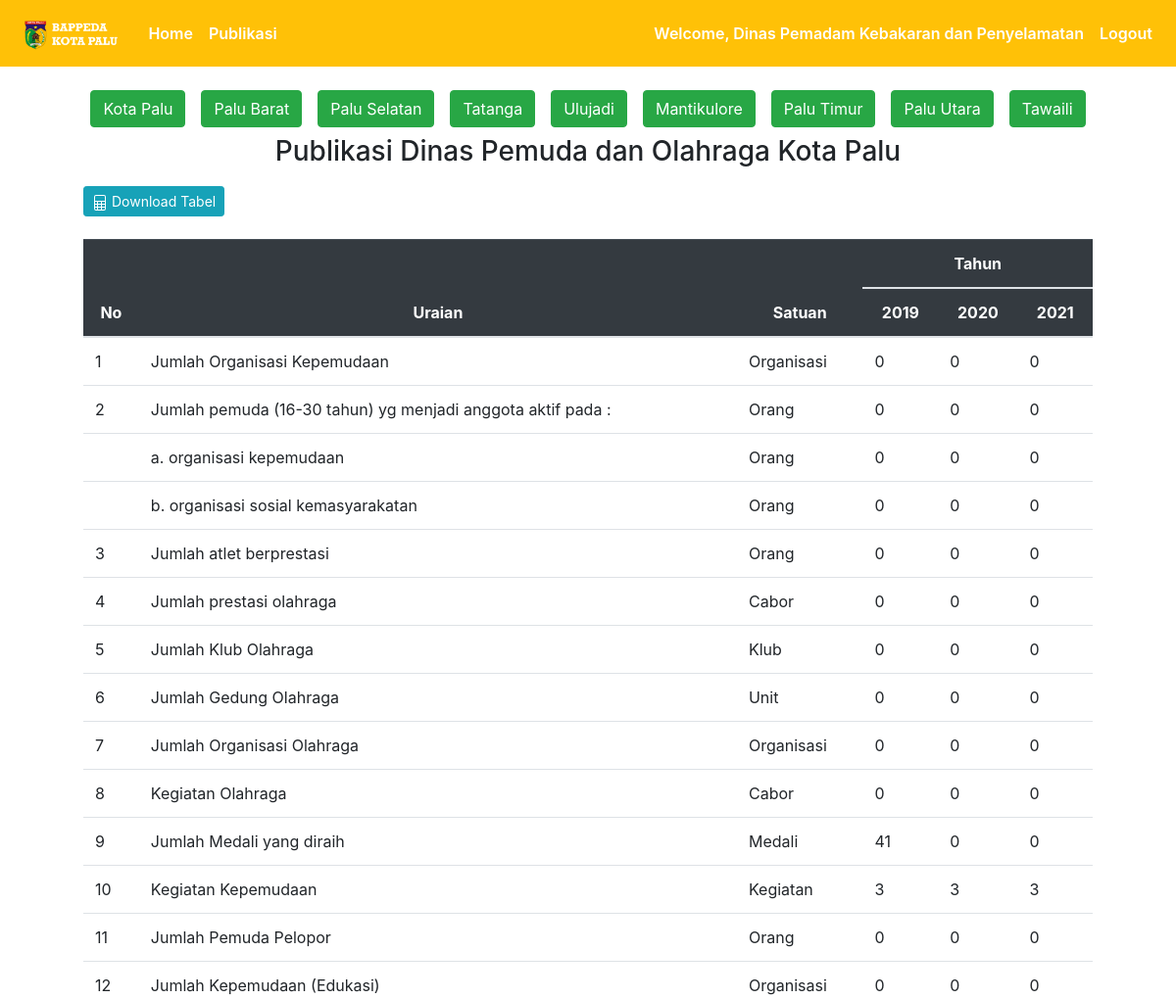
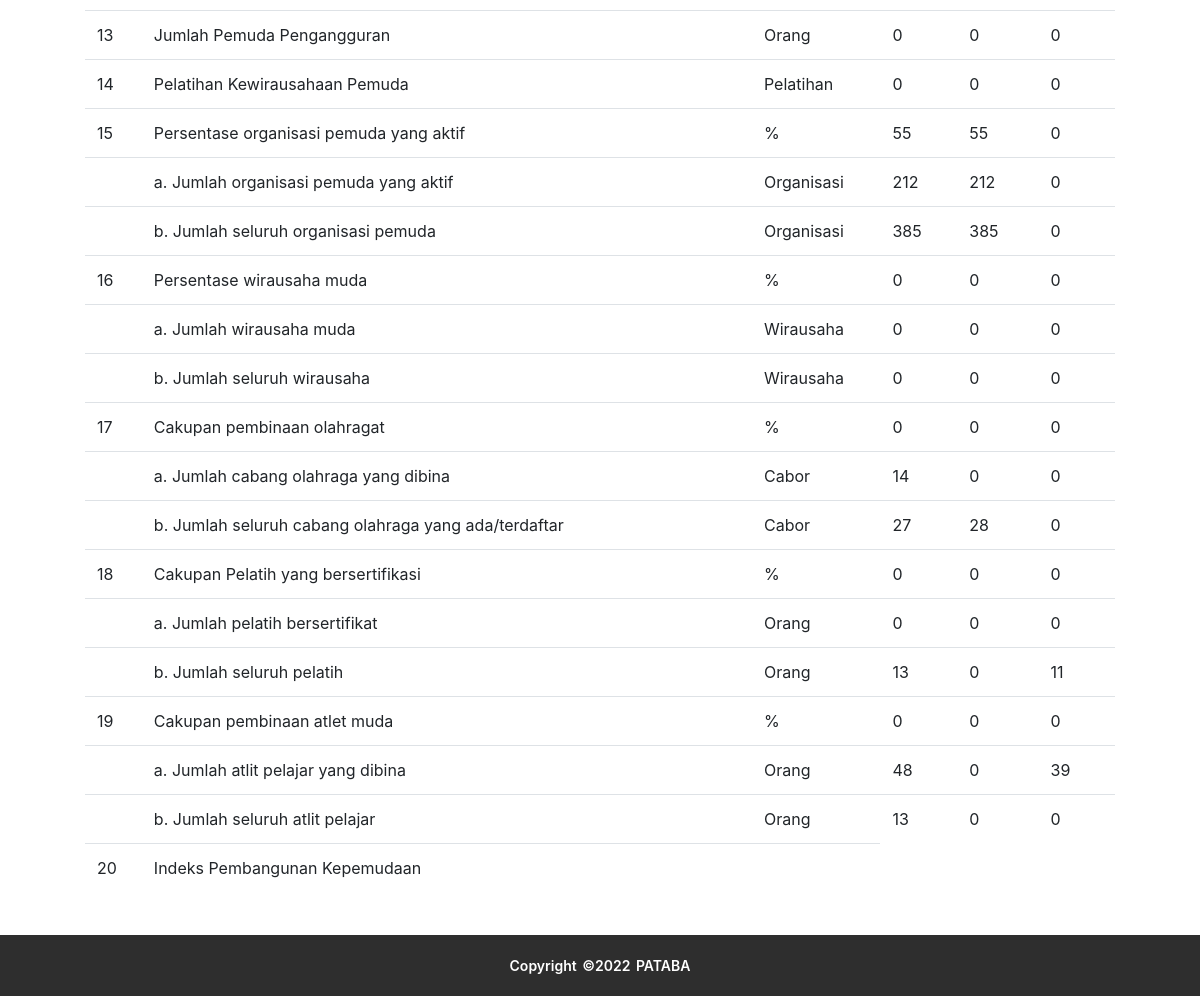
Page /publikasi/dispora (signed in) on the committed database (2 pictures, top to bottom).
### publication/models.py (models this page shows, shortened)
class Users(db.Model, UserMixin):
  id = db.Column(db.Integer(), primary_key=True)
  email = db.Column(db.String(), unique=True, nullable=False)
  password_hash = db.Column(db.String(), nullable=False)
  name = db.Column(db.String(), nullable=False)
  role = db.Column(db.String(), nullable=False)
  officer_of_district = db.Column(db.Integer(), db.ForeignKey('districts.id'), nullable=True)
  officer_of_agency = db.Column(db.Integer(), db.ForeignKey('agencies.id'), nullable=True)
  @property
  def password(self):
    return self.password

class Dispora(db.Model):
  id = db.Column(db.Integer(), primary_key=True)
  tahun = db.Column(db.String(length=4), nullable=False)
  u1 = db.Column(db.Float())
  u2 = db.Column(db.Float())
  u3 = db.Column(db.Float())
  u4 = db.Column(db.Float())
  u5 = db.Column(db.Float())
  u6 = db.Column(db.Float())
  u7 = db.Column(db.Float())
  u8 = db.Column(db.Float())
  u9 = db.Column(db.Float())
  u10 = db.Column(db.Float())
  u11 = db.Column(db.Float())
  u12 = db.Column(db.Float())
  u13 = db.Column(db.Float())
  u14 = db.Column(db.Float())
  u15 = db.Column(db.Float())
  u16 = db.Column(db.Float())
  u17 = db.Column(db.Float())
  u18 = db.Column(db.Float())
  u19 = db.Column(db.Float())
  u20 = db.Column(db.Float())
  u21 = db.Column(db.Float())
  u22 = db.Column(db.Float())
  u23 = db.Column(db.Float())
  u24 = db.Column(db.Float())
  u25 = db.Column(db.Float())
  u26 = db.Column(db.Float())
  u27 = db.Column(db.Float())
  u28 = db.Column(db.Float())
  u29 = db.Column(db.Float())
  u30 = db.Column(db.Float())
  u31 = db.Column(db.Float())
  district_id = db.Column(db.Integer(), nullable=True)

### publication/dispora/routes_dispora.py (the view)
@app.route('/publikasi/dispora')
def dispora():
  data = Dispora.query.filter_by(district_id=None).order_by(Dispora.tahun).all()
  return render_template('dispora/dispora.html', data=data)

### publication/models.py (called while the page is built)
@login_manager.user_loader
def load_user(user_id):
    return Users.query.get(int(user_id))

### publication/templates/dispora/dispora.html (shortened to what this page needs)
{% extends 'base.html' %}
{% block content %}
  <div class="container">
    <div class="ket-tabel d-flex justify-content-center">
      <a href="{{ url_for('dispora') }}" class="btn btn-success m-2">Kota Palu</a>
      <a href="{{ url_for('dispora_kec', district_id=1) }}" class="btn btn-success m-2">Palu Barat</a>
      <a href="{{ url_for('dispora_kec', district_id=2) }}" class="btn btn-success m-2">Palu Selatan</a>
      <a href="{{ url_for('dispora_kec', district_id=3) }}" class="btn btn-success m-2">Tatanga</a>
      <a href="{{ url_for('dispora_kec', district_id=4) }}" class="btn btn-success m-2">Ulujadi</a>
      <a href="{{ url_for('dispora_kec', district_id=5) }}" class="btn btn-success m-2">Mantikulore</a>
      <a href="{{ url_for('dispora_kec', district_id=6) }}" class="btn btn-success m-2">Palu Timur</a>
      <a href="{{ url_for('dispora_kec', district_id=7) }}" class="btn btn-success m-2">Palu Utara</a>
      <a href="{{ url_for('dispora_kec', district_id=8) }}" class="btn btn-success m-2">Tawaili</a>
    </div>
    <h3 class="text-center">Publikasi Dinas Pemuda dan Olahraga Kota Palu</h3>
    <button class="btn btn-sm btn-info btn-download" onclick="exportTableToExcel('disporaTable', 'tabel')">
      <span>
        Download Tabel
      </span>
    </button>
    <div class="table-responsive mb-5" style="padding: 5vh;">
      <table class="table" id="kearsipanTable">
        <thead class="table-dark text-center">
          <tr>
            <th rowspan="2" scope="col">No</th>
            <th rowspan="2" scope="col">Uraian</th>
            <th rowspan="2" scope="col">Satuan</th>
            <th colspan="{{ data|length + 1 }}" scope="col" style="text-align: center">Tahun</th>
          </tr>
          <tr>
            {% for d in data %}
              <th>
                {{ d.tahun }}
              </th>
            {% endfor %}
          </tr>
        </thead>
        <tbody>
          <tr>
            <td>1</td>
            <td>Jumlah Organisasi Kepemudaan</td>
            <td>Organisasi</td>
            {% for d in data %}
            <td>{{ d.u1 }}</td>
            {% endfor %}
          </tr>
          <tr>
            <td>2</td>
            <td>Jumlah pemuda (16-30 tahun) yg menjadi anggota aktif pada :</td>
            <td>Orang</td>
            {% for d in data %}
            <td>{{ d.u2 }}</td>
            {% endfor %}
          </tr>
          <tr>
            <td></td>
            <td>a. organisasi kepemudaan</td>
            <td>Orang</td>
            {% for d in data %}
            <td>{{ d.u3 }}</td>
            {% endfor %}
          </tr>
          <tr>
            <td></td>
            <td>b. organisasi sosial kemasyarakatan</td>
            <td>Orang</td>
            {% for d in data %}
            <td>{{ d.u4 }}</td>
            {% endfor %}
          </tr>
          <tr>
            <td>3</td>
            <td>Jumlah atlet berprestasi</td>
            <td>Orang</td>
            {% for d in data %}
            <td>{{ d.u5 }}</td>
            {% endfor %}
          </tr>
          <tr>
            <td>4</td>
            <td>Jumlah prestasi olahraga</td>
            <td>Cabor</td>
            {% for d in data %}
            <td>{{ d.u6 }}</td>
            {% endfor %}
          </tr>
          <tr>
            <td>5</td>
            <td>Jumlah Klub Olahraga</td>
            <td>Klub</td>
            {% for d in data %}
            <td>{{ d.u7 }}</td>
            {% endfor %}
          </tr>
          <tr>
            <td>6</td>
            <td>Jumlah Gedung Olahraga</td>
            <td>Unit</td>
            {% for d in data %}
            <td>{{ d.u8 }}</td>
            {% endfor %}
          </tr>
          <tr>
            <td>7</td>
            <td>Jumlah Organisasi Olahraga</td>
            <td>Organisasi</td>
            {% for d in data %}
            <td>{{ d.u9 }}</td>
            {% endfor %}
          </tr>
          <tr>
            <td>8</td>
            <td>Kegiatan Olahraga</td>
            <td>Cabor</td>
            {% for d in data %}
            <td>{{ d.u10 }}</td>
            {% endfor %}
          </tr>
          <tr>
            <td>9</td>
            <td>Jumlah Medali yang diraih</td>
            <td>Medali</td>
            {% for d in data %}
            <td>{{ d.u11 }}</td>
            {% endfor %}
          </tr>
          <tr>
            <td>10</td>
            <td>Kegiatan Kepemudaan</td>
            <td>Kegiatan</td>
            {% for d in data %}
            <td>{{ d.u12 }}</td>
            {% endfor %}
          </tr>
          <tr>
            <td>11</td>
            <td>Jumlah Pemuda Pelopor</td>
            <td>Orang</td>
            {% for d in data %}
            <td>{{ d.u13 }}</td>
            {% endfor %}
          </tr>
          <tr>
            <td>12</td>
            <td>Jumlah Kepemudaan (Edukasi)</td>
            <td>Organisasi</td>
            {% for d in data %}
            <td>{{ d.u14 }}</td>
            {% endfor %}
          </tr>
          <tr>
            <td>13</td>
            <td>Jumlah Pemuda Pengangguran</td>
            <td>Orang</td>
            {% for d in data %}
            <td>{{ d.u15 }}</td>
            {% endfor %}
          </tr>
          <tr>
            <td>14</td>
            <td>Pelatihan Kewirausahaan Pemuda</td>
            <td>Pelatihan</td>
            {% for d in data %}
            <td>{{ d.u16 }}</td>
            {% endfor %}
          </tr>
          <tr>
            <td>15</td>
            <td>Persentase organisasi pemuda yang aktif</td>
            <td>%</td>
            {% for d in data %}
            <td>{{ d.u17 }}</td>
            {% endfor %}
          </tr>
          <tr>
            <td></td>
            <td>a. Jumlah organisasi pemuda yang aktif</td>
            <td>Organisasi</td>
            {% for d in data %}
            <td>{{ d.u18 }}</td>
            {% endfor %}
          </tr>
          <tr>
            <td></td>
            <td>b. Jumlah seluruh organisasi pemuda</td>
            <td>Organisasi</td>
            {% for d in data %}
            <td>{{ d.u19 }}</td>
            {% endfor %}
          </tr>
          <tr>
            <td>16</td>
            <td>Persentase wirausaha muda</td>
            <td>%</td>
            {% for d in data %}
            <td>{{ d.u20 }}</td>
            {% endfor %}
          </tr>
          <tr>
            <td></td>
            <td>a. Jumlah wirausaha muda</td>
            <td>Wirausaha</td>
            {% for d in data %}
            <td>{{ d.u21 }}</td>
            {% endfor %}
          </tr>
          <tr>
            <td></td>
            <td>b. Jumlah seluruh wirausaha</td>
            <td>Wirausaha</td>
            {% for d in data %}
            <td>{{ d.u22 }}</td>
            {% endfor %}
          </tr>
          <tr>
            <td>17</td>
            <td>Cakupan pembinaan olahragat</td>
            <td>%</td>
            {% for d in data %}
            <td>{{ d.u23 }}</td>
            {% endfor %}
          </tr>
          <tr>
            <td></td>
            <td>a. Jumlah cabang olahraga yang dibina</td>
            <td>Cabor</td>
            {% for d in data %}
            <td>{{ d.u24 }}</td>
            {% endfor %}
          </tr>
          <tr>
            <td></td>
            <td>b. Jumlah seluruh cabang olahraga yang ada/terdaftar</td>
            <td>Cabor</td>
            {% for d in data %}
            <td>{{ d.u25 }}</td>
            {% endfor %}
          </tr>
          <tr>
            <td>18</td>
            <td>Cakupan Pelatih yang bersertifikasi</td>
            <td>%</td>
            {% for d in data %}
            <td>{{ d.u26 }}</td>
            {% endfor %}
          </tr>
          <tr>
            <td></td>
            <td>a. Jumlah pelatih bersertifikat</td>
            <td>Orang</td>
            {% for d in data %}
            <td>{{ d.u27 }}</td>
            {% endfor %}
          </tr>
          <tr>
            <td></td>
            <td>b. Jumlah seluruh pelatih</td>
            <td>Orang</td>
            {% for d in data %}
            <td>{{ d.u28 }}</td>
            {% endfor %}
          </tr>
          <tr>
            <td>19</td>
            <td>Cakupan pembinaan atlet muda</td>
            <td>%</td>
            {% for d in data %}
            <td>{{ d.u29 }}</td>
            {% endfor %}
          </tr>
          <tr>
            <td></td>
            <td>a. Jumlah atlit pelajar yang dibina</td>
            <td>Orang</td>
            {% for d in data %}
            <td>{{ d.u30 }}</td>
            {% endfor %}
          </tr>
          <tr>
            <td></td>
            <td>b. Jumlah seluruh atlit pelajar</td>
            <td>Orang</td>
            {% for d in data %}
            <td>{{ d.u31 }}</td>
            {% endfor %}
          </tr>
          <tr>
            <td>20</td>
            <td>Indeks Pembangunan Kepemudaan</td>
            <td></td>
          </tr>
        </tbody>
      </table>
    </div>
  </div>
{% endblock %}

### publication/templates/base.html (shortened to what this page needs)
<!doctype html>
<html lang="en">
  <head>
    <link rel="stylesheet" href="https://cdn.jsdelivr.net/npm/bootstrap@4.5.3/dist/css/bootstrap.min.css">
    <link rel="stylesheet" href="https://unpkg.com/swiper/swiper-bundle.min.css"/>
    <link rel="stylesheet" href="{{ url_for('static', filename='css/style_agi.css') }}">
    <link rel="stylesheet" href="{{ url_for('static', filename='css/footer.css') }}">
  </head>
  <body>
    <nav class="navbar navbar-expand-md navbar-dark bg-warning my-navbar">
      <a class="navbar-brand" href="#">
        <img src="{{ url_for('static', filename='img/logo.png') }}" alt="" height="39px" class="d-inline-block align-text-top">
      </a>
        <div class="collapse navbar-collapse" id="navbarNav">
          <ul class="navbar-nav mr-auto">
            <li class="nav-item active">
                <a class="nav-link fw-bold" href="{{ url_for('home_page') }}">Home <span class="sr-only">(current)</span></a>
            </li>
            <li class="nav-item active">
              <a class="nav-link" href="{{ url_for('publikasi_page') }}">Publikasi</a>
            </li>
          </ul>
          {% if current_user.is_authenticated %}
            <ul class="navbar-nav">
              <li class="nav-item active">
                  <a class="nav-link">Welcome, {{ current_user.name }}</a>
              </li>
              <li class="nav-item active">
                  <a class="nav-link" href="{{ url_for('logout_page') }}">Logout</a>
              </li>
            </ul>
          {% else %}
            <ul class="navbar-nav">
              <li class="nav-item active">
                  <a class="nav-link" href="{{ url_for('login_page') }}">Login</a>
              </li>
            </ul>
          {% endif %}
        </div>
    </nav>
    {% block content %}
    {% endblock %}
    <footer>
      <div class="footer-bottom">
            Copyright &copy;2022 PATABA
      </div>
    </footer>
  </body>
</html>

### publication/static/css/style_agi.css (style rules this page uses)
nav { font-weight: 600; }
.btn-download { margin-left: 40px; margin-bottom: -25px; }

### publication/static/css/footer.css (style rules this page uses)
footer { position: fixed; left: 0; right: 0; bottom: 0; background-color: rgb(46, 46, 46); height: auto; width: auto; padding: 20px; font-size: 12px; color: white; font-weight: 600; }
.footer-bottom { font-size: 14px; word-spacing: 2px; text-align: center; text-transform: capitalize; }

### rows in the picture
Users: name "Dinas Pemadam Kebakaran dan Penyelamatan"
Dispora: tahun "2019", u1 "0", u2 "0", u3 "0", u4 "0", u5 "0", u6 "0", u7 "0", u8 "0", u9 "0", u10 "0", u11 "41", u12 "3", u13 "0", u14 "0", u15 "0", u16 "0", u17 "55", u18 "212", u19 "385", u20 "0", u21 "0", u22 "0", u23 "0", u24 "14", u25 "27", u26 "0", u27 "0", u28 "13", u29 "0", u30 "48", u31 "13"
Dispora: tahun "2020", u1 "0", u2 "0", u3 "0", u4 "0", u5 "0", u6 "0", u7 "0", u8 "0", u9 "0", u10 "0", u11 "0", u12 "3", u13 "0", u14 "0", u15 "0", u16 "0", u17 "55", u18 "212", u19 "385", u20 "0", u21 "0", u22 "0", u23 "0", u24 "0", u25 "28", u26 "0", u27 "0", u28 "0", u29 "0", u30 "0", u31 "0"
Dispora: tahun "2021", u1 "0", u2 "0", u3 "0", u4 "0", u5 "0", u6 "0", u7 "0", u8 "0", u9 "0", u10 "0", u11 "0", u12 "3", u13 "0", u14 "0", u15 "0", u16 "0", u17 "0", u18 "0", u19 "0", u20 "0", u21 "0", u22 "0", u23 "0", u24 "0", u25 "0", u26 "0", u27 "0", u28 "11", u29 "0", u30 "39", u31 "0"
